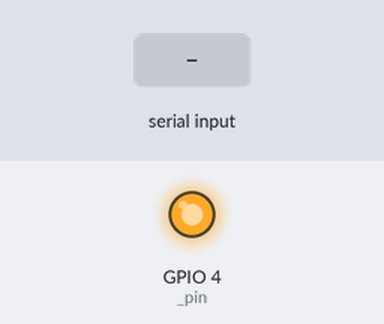
A program run on a simulated ESP32 board running MicroPython. On the bench: output pins drawn as LEDs (lit = HIGH). The test bench sets the inputs (shaded band). What the program prints to the serial console is not drawn.

Above: at 1.2 s.
1.3 s: "5" typed at the serial console, then Enter
At 2.0 s:
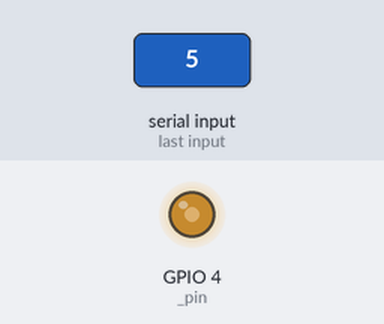
2.8 s: "0" typed at the serial console, then Enter
At 3.2 s:
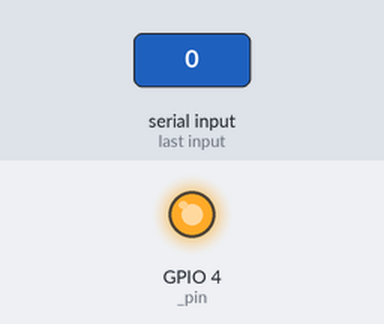
4.3 s: "1" typed at the serial console, then Enter
Timing chart, 0 to 7.3 s (numbered marks = the images above; inputs shaded):
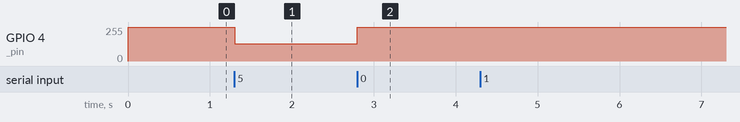

The program:

main.py
```python
"""
https://github.com/jantman/micropython-esp32-pulse-generator

GPIO 4
"""
from machine import Pin, Timer, PWM
from utime import sleep_ms
import micropython

micropython.alloc_emergency_exception_buf(100)

OPTIONS = [
    [0, 0, 'Off'],
    [0, 3000, '1/3 pps (20 ppm)'],
    [0, 1000, '1 pps (60 ppm)'],
    [0, 500, '2 pps (120 ppm)'],
    [0, 250, '4 pps (240 ppm)'],
    [1, 10, '10 pps (600 ppm)'],
    [1, 20, '20 pps (1,200 ppm)'],
    [1, 40, '40 pps (2,400 ppm)'],
    [1, 100, '100 pps (6,000 ppm)'],
    [1, 200, '200 pps (12,000 ppm)'],
    [1, 1000, '1,000 pps (60,000 ppm)'],
    [1, 5000, '5,000 pps (350,000 ppm)'],
    [1, 10000, '10,000 pps (600,000 ppm)'],
]


class PulseGenerator:

    def __init__(self):
        #self._pin = Pin(4, mode=Pin.OPEN_DRAIN, value=1, pull=Pin.PULL_DOWN)
        self._pin = Pin(4, mode=Pin.OUT, value=1, pull=Pin.PULL_DOWN)
        self._timer = None
        self._sleep_ms = 0
        self._pwm = None

    def reset(self):
        if self._timer is not None:
            self._timer.deinit()
            self._timer = None
        if self._pwm is not None:
            self._pwm.deinit()
            self._pwm = None
        self._pin.value(1)

    def run(self):
        while True:
            self.print_menu()
            try:
                value = int(input('Enter selection: '))
                selected = OPTIONS[value]
            except Exception:
                print('Invalid input')
                continue
            self.reset()
            if selected[0] == 0 and selected[1] == 0:
                self.reset()
            elif selected[0] == 0:
                self.handle_slow(selected[1])
            else:
                self.handle_fast(selected[1])
            print('Set to: %s' % selected[2])

    def print_menu(self):
        for idx, item in enumerate(OPTIONS):
            print('%d) %s' % (idx, item[2]))

    def handle_fast(self, freq):
        self._pwm = PWM(self._pin)
        self._pwm.freq(freq)
        self._pwm.duty(512)

    def handle_slow(self, sleep_ms):
        self._sleep_ms = sleep_ms
        self._timer = Timer(0)
        self._timer.init(
            period=self._sleep_ms, mode=Timer.ONE_SHOT,
            callback=self.slow_timer_callback
        )
        self.slow_timer_callback()

    def slow_timer_callback(self, *args):
        self._pin.value(0)
        sleep_ms(2)
        self._pin.value(1)
        self._timer.init(
            period=self._sleep_ms, mode=Timer.ONE_SHOT,
            callback=self.slow_timer_callback
        )


if __name__ == "__main__":
    PulseGenerator().run()
```

Measured:
- after the input at 1.3 s, GPIO 4 (_pin): 255/255 → 128/255 at once
- after the input at 2.8 s, GPIO 4 (_pin): 128/255 → 255/255 at once
